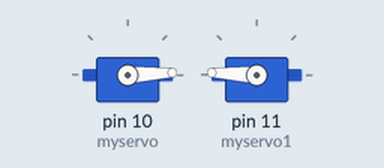
This sketch was run on a simulated Arduino Uno, built with avr-gcc and run on an emulated ATmega328P. Shown: 2 × servo.

Above: at 0.05 s.
At 1.35 s:
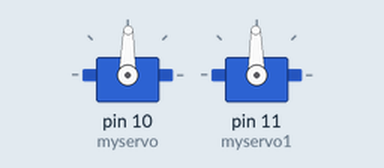
At 2.65 s:
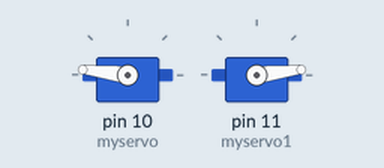
At 5.25 s:
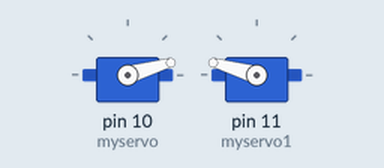
Timing chart, 0 to 7.1 s (numbered marks = the images above):
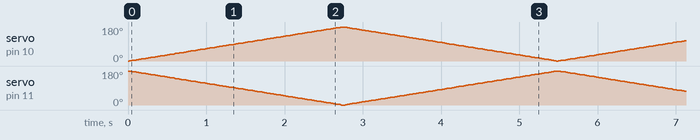

The sketch:

Sweep.ino
```cpp
#include <Servo.h>

Servo myservo, myservo1;  // create Servo object to control a servo
// twelve Servo objects can be created on most boards

int pos = 0;    // variable to store the servo position
int pos1 = 180;    // variable to store the servo position

void setup() {
  myservo.attach(10);  // attaches the servo on pin 10 to the Servo object
  myservo1.attach(11);  // attaches the servo on pin 10 to the Servo object
}

void loop() {
  for (pos = 0; pos <= 180; pos += 1) { // goes from 0 degrees to 180 degrees
    // in steps of 1 degree
    myservo.write(pos);              // tell servo to go to position in variable 'pos'
    myservo1.write(pos1-pos);              // tell servo to go to position in variable 'pos1'
    delay(15);                       // waits 15 ms for the servo to reach the position
  }

  for (pos = 180; pos >= 0; pos -= 1) { // goes from 180 degrees to 0 degrees
    myservo.write(pos);              // tell servo to go to position in variable 'pos'
    myservo1.write(pos1-pos);              // tell servo to go to position in variable 'pos1'
    delay(15);                       // waits 15 ms for the servo to reach the position
  }

}
```
